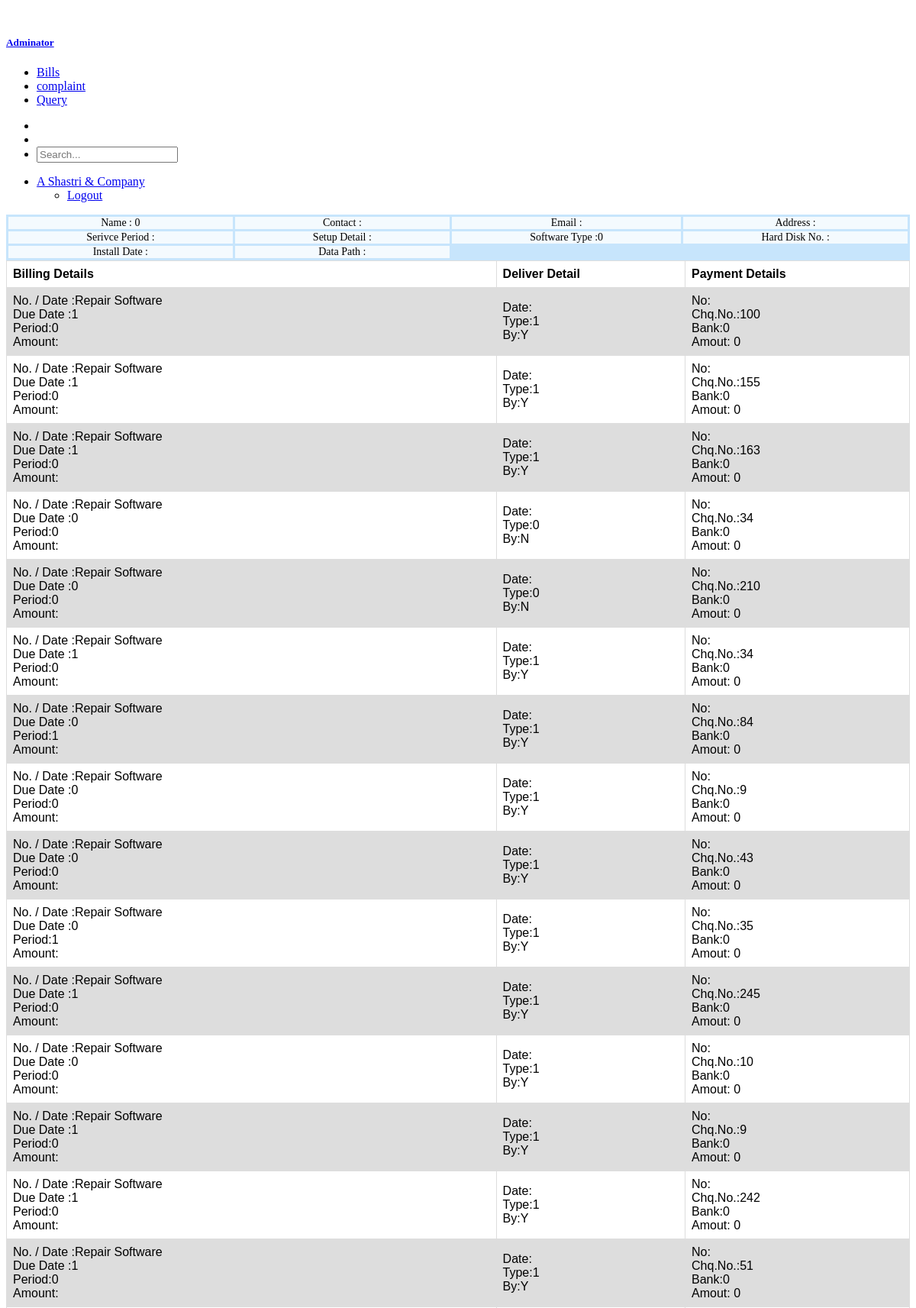
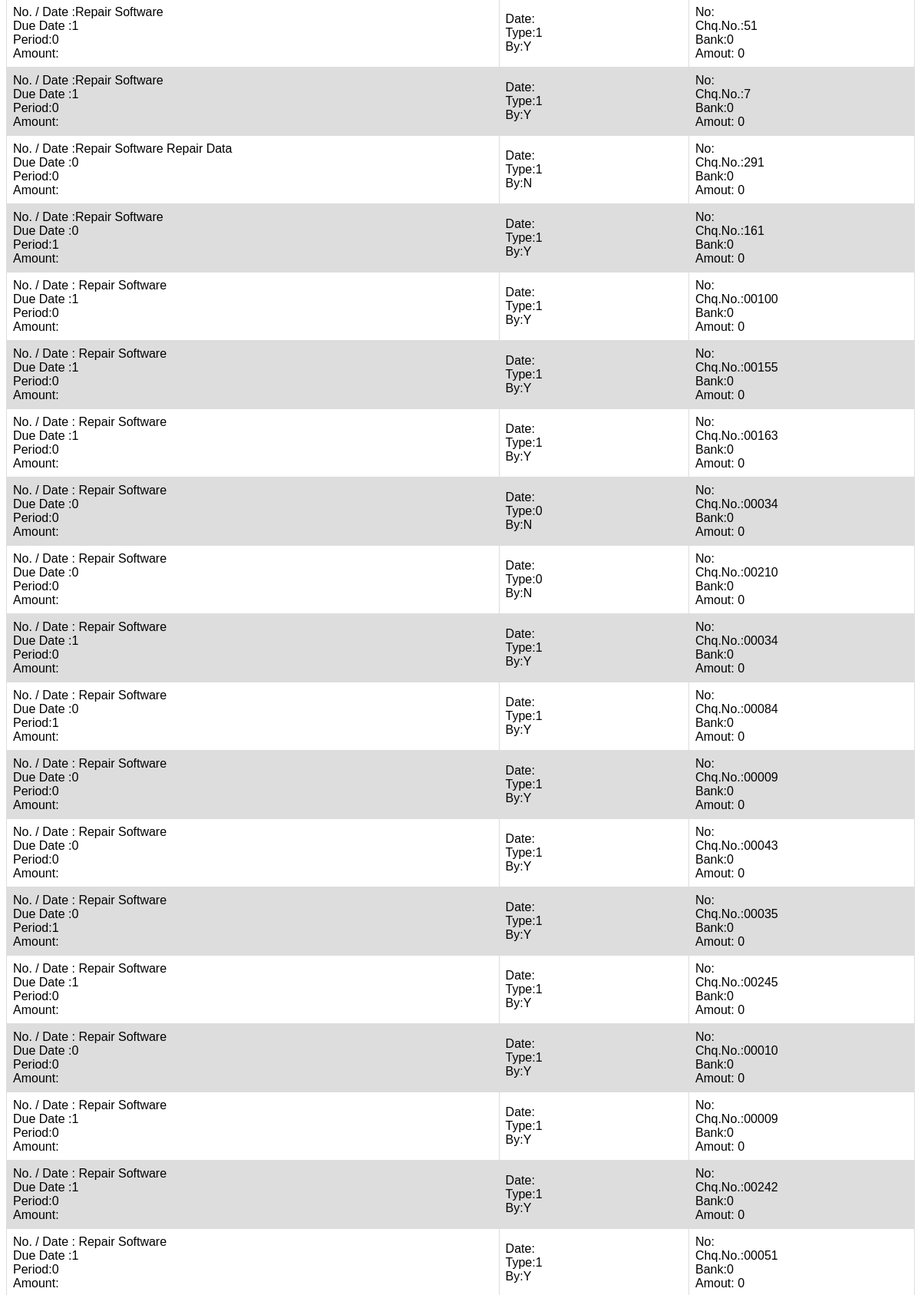
The app's page /client.php (signed in, upper part) with its own data (2 pictures, top to bottom).
### tables this page shows
CREATE TABLE `sambillingdetail` (
  `id` int(6) UNSIGNED NOT NULL,
  `billid` varchar(30) NOT NULL,
  `Receipt_No` varchar(30) NOT NULL,
  `Cheque_No` varchar(30) NOT NULL,
  `Cheque_Date` varchar(30) NOT NULL,
  `Bank_Name` varchar(100) NOT NULL,
  `Amount` varchar(100) NOT NULL,
  `Receipt_Remark` varchar(100) NOT NULL,
  `Receipt_Uploaded_By` varchar(100) NOT NULL,
  `CliId` varchar(100) NOT NULL,
  `CliSrNo` varchar(100) NOT NULL,
  `CliName` varchar(100) NOT NULL,
  `Bill_Year` varchar(100) NOT NULL,
  `Bill_No` varchar(100) NOT NULL,
  `Bill_Date` varchar(100) NOT NULL,
  `Due_Date` varchar(100) NOT NULL,
  `Period` varchar(100) NOT NULL,
  `Software_Type` varchar(100) NOT NULL,
  `Bill_Particular` varchar(100) NOT NULL,
  `Remark` varchar(100) NOT NULL,
  `Bill_Amount` varchar(100) NOT NULL,
  `Bill_Uploaded_By` varchar(100) NOT NULL,
  `Deliverd` varchar(100) NOT NULL,
  `Delivery_Type` varchar(100) NOT NULL,
  `Delivery_Hand` varchar(100) NOT NULL,
  `Delivery_Courier` varchar(100) NOT NULL,
  `Delivery_Email` varchar(100) NOT NULL,
  `Delivery_Not` varchar(100) NOT NULL,
  `Delivery_Date` varchar(100) NOT NULL,
  `Delivery_Remark` varchar(100) NOT NULL,
  `Delivery_Uploaded_By` varchar(100) NOT NULL,
  `Bill_Paid` varchar(100) NOT NULL,
  `UserPassword` varchar(100) NOT NULL,
  `CliEmail_Id` varchar(100) NOT NULL
);

### client.php (the view, shortened to what this page needs)
<?php session_start();
include('conn.php');
 $n = $_SESSION['CliName'];
 $id =$_SESSION['ClientId'];
 ?>
<!DOCTYPE html>
<html>
<head>
  <link href="http://www.arfeenkhan.com/coachstat/form/super/js/style.css" rel="stylesheet">
</head>
<body class="app">
  <div>
    <div class="sidebar">
      <div class="sidebar-inner">
        <div class="sidebar-logo">
          <div class="peers ai-c fxw-nw">
            <div class="peer peer-greed">
              <a class="sidebar-link td-n" href="index.html" class="td-n">
                <div class="peers ai-c fxw-nw">
                  <div class="peer">
                    <div class="logo">
                    </div>
                  </div>
                  <div class="peer peer-greed">
                    <h5 class="lh-1 mB-0 logo-text">Adminator</h5>
                  </div>
                </div>
              </a>
            </div>
          </div>
        </div>
        <ul class="sidebar-menu scrollable pos-r">
          <li class="nav-item mT-30 active">
            <a class="sidebar-link" href="#allbills" default>
              <span class="title" id="allbills">Bills</span>
            </a>
          </li>
            <li class="nav-item">
            <a class="sidebar-link" href="#complaintclk">
              <span class="title" id="complaintclk">complaint</span>
            </a>
          </li>
          <li class="nav-item">
            <a class="sidebar-link" href="#queryclck">
              <span class="title" id="queryclck">Query</span>
            </a>
          </li>
        </ul>
      </div>
    </div>
    <div class="page-container">
      <div class="header navbar">
        <div class="header-container">
          <ul class="nav-left">
            <li>
            </li>
            <li class="search-box">
            </li>
            <li class="search-input">
              <input class="form-control" type="text" placeholder="Search...">
            </li>
          </ul>
          <ul class="nav-right">
            <li class="dropdown">
              <a href="#" class="dropdown-toggle no-after peers fxw-nw ai-c lh-1" data-toggle="dropdown">
                <div class="peer">
                  <span class="fsz-sm c-grey-900"><?php  echo$n; ?></span>
                </div>
              </a>
              <ul class="dropdown-menu fsz-sm">
               <li>
                  <a href="logout.php" class="d-b td-n pY-5 bgcH-grey-100 c-grey-700">
                    <span>Logout</span>
                  </a>
                </li>
              </ul>
            </li>
          </ul>
        </div>
      </div>
      <main class="main-content bgc-grey-100">
         <?php
         $Query = "SELECT * FROM `sambillingdetail` WHERE CliId='$id'";
        $results = mysqli_query($conn, $Query);
        $row = mysqli_fetch_assoc($results);
        $Query2 = "SELECT * FROM `climaster` WHERE ClientId='$id'";
        $results2 = mysqli_query($conn, $Query2);
        $row2 = mysqli_fetch_assoc($results2);
?>
            <div  class="masonry-item col-12" id="billings">
                  <div class="grid-container">
                  <div class="item1">Name : <?php echo $row['CliName']; ?> </div>
                  <div class="item2">Contact :<?php echo $row2['Contact']; ?></div>
                  <div class="item3">Email :<?php echo $row2['Email']; ?></div>
                  <div class="item4">Address :<?php echo $row2['OfficeFlatNo']; echo $row2['Add1']; echo $row2['Area'];echo $row2['PinCode'];echo $row2['LandMark'];echo $row2['Busstopname']; ?></div>
                  <div class="item5">Serivce Period : </div>
                  <div class="item6">Setup Detail :<?php echo $row2['SetupName']; ?></div>
                  <div class="item7">Software Type :<?php echo $row['Software_Type']; ?></div>
                  <div class="item8">Hard Disk No. :<?php echo $row2['Hdno']; ?></div>
                  <div class="item4">Install Date : </div>
                  <div class="item5">Data Path : </div>
                </div>
                <table>
                  <tr>
                    <th>Billing Details</th>
                    <th>Deliver Detail</th>
                    <th>Payment Details</th>
                  </tr>
                  <?php
                 $qry = "SELECT * FROM `sambillingdetail` WHERE CliId='$id'";
                  $billresults = mysqli_query($conn, $qry);
                   while ($rowbill=mysqli_fetch_assoc($billresults))
                        {
                  ?>
                  <tr>
                    <td>
                      <label>No. / Date :<?php echo $rowbill['Bill_No']; ?></label><br>
                      <label>Due Date :<?php echo $rowbill['Due_Date']; ?></label><br>
                      <label>Period:<?php echo $rowbill['Period']; ?></label><br>
                      <label>Amount:<?php echo $rowbill['Bill_Amount']; ?></label>
                    </td>
                    <td>
                        <label>Date:<?php echo $rowbill['Delivery_Date']; ?></label><br>
                      <label>Type:<?php echo $rowbill['Delivery_Type']; ?></label><br>
                      <label>By:<?php echo $rowbill['Delivery_Uploaded_By']; ?></label>
                    </td>
                    <td>
                     <label>No:<?php echo $rowbill['Receipt_No']; ?></label><br>
                      <label>Chq.No.:<?php echo $rowbill['Cheque_No']; ?></label><br>
                      <label>Bank:<?php echo $rowbill['Bank_Name']; ?></label><br>
                      <label>Amout: <?php echo $rowbill['Amount']; ?></label>
                    </td>
                  </tr>
                  <?php } ?>
                </table>
            </div>
      </main>
    </div>
  </div>
</body>
</html>

### client.php (style rules this page uses)
.grid-container { display: grid; grid-template-columns: auto auto auto auto; grid-gap: 3px; background-color: #2196f340; padding: 3px; }
.grid-container > div { background-color: rgba(255, 255, 255, 0.8); text-align: center; padding: 0px 0; font-size: 14px; }
table { font-family: arial, sans-serif; border-collapse: collapse; width: 100%; }
td, th { border: 1px solid #dddddd; text-align: left; padding: 8px; }
tr:nth-child(even) { background-color: #dddddd; }

### records on screen
sambillingdetail: CliName "0", Software_Type "0", Bill_No "Repair Software", Due_Date "1", Period "0", Delivery_Type "1", Delivery_Uploaded_By "Y", Cheque_No "100", Bank_Name "0", Amount "0"
sambillingdetail: Bill_No "Repair Software", Due_Date "1", Period "0", Delivery_Type "1", Delivery_Uploaded_By "Y", Cheque_No "155", Bank_Name "0", Amount "0"
sambillingdetail: Bill_No "Repair Software", Due_Date "1", Period "0", Delivery_Type "1", Delivery_Uploaded_By "Y", Cheque_No "163", Bank_Name "0", Amount "0"
sambillingdetail: Bill_No "Repair Software", Due_Date "0", Period "0", Delivery_Type "0", Delivery_Uploaded_By "N", Cheque_No "34", Bank_Name "0", Amount "0"
sambillingdetail: Bill_No "Repair Software", Due_Date "0", Period "0", Delivery_Type "0", Delivery_Uploaded_By "N", Cheque_No "210", Bank_Name "0", Amount "0"
sambillingdetail: Bill_No "Repair Software", Due_Date "1", Period "0", Delivery_Type "1", Delivery_Uploaded_By "Y", Cheque_No "34", Bank_Name "0", Amount "0"
sambillingdetail: Bill_No "Repair Software", Due_Date "0", Period "1", Delivery_Type "1", Delivery_Uploaded_By "Y", Cheque_No "84", Bank_Name "0", Amount "0"
sambillingdetail: Bill_No "Repair Software", Due_Date "0", Period "0", Delivery_Type "1", Delivery_Uploaded_By "Y", Cheque_No "9", Bank_Name "0", Amount "0"
sambillingdetail: Bill_No "Repair Software", Due_Date "0", Period "0", Delivery_Type "1", Delivery_Uploaded_By "Y", Cheque_No "43", Bank_Name "0", Amount "0"
sambillingdetail: Bill_No "Repair Software", Due_Date "0", Period "1", Delivery_Type "1", Delivery_Uploaded_By "Y", Cheque_No "35", Bank_Name "0", Amount "0"
sambillingdetail: Bill_No "Repair Software", Due_Date "1", Period "0", Delivery_Type "1", Delivery_Uploaded_By "Y", Cheque_No "245", Bank_Name "0", Amount "0"
sambillingdetail: Bill_No "Repair Software", Due_Date "0", Period "0", Delivery_Type "1", Delivery_Uploaded_By "Y", Cheque_No "10", Bank_Name "0", Amount "0"
sambillingdetail: Bill_No "Repair Software", Due_Date "1", Period "0", Delivery_Type "1", Delivery_Uploaded_By "Y", Cheque_No "9", Bank_Name "0", Amount "0"
sambillingdetail: Bill_No "Repair Software", Due_Date "1", Period "0", Delivery_Type "1", Delivery_Uploaded_By "Y", Cheque_No "242", Bank_Name "0", Amount "0"
sambillingdetail: Bill_No "Repair Software", Due_Date "1", Period "0", Delivery_Type "1", Delivery_Uploaded_By "Y", Cheque_No "51", Bank_Name "0", Amount "0"
sambillingdetail: Bill_No "Repair Software", Due_Date "1", Period "0", Delivery_Type "1", Delivery_Uploaded_By "Y", Cheque_No "51", Bank_Name "0", Amount "0"
sambillingdetail: Bill_No "Repair Software", Due_Date "1", Period "0", Delivery_Type "1", Delivery_Uploaded_By "Y", Cheque_No "7", Bank_Name "0", Amount "0"
sambillingdetail: Bill_No "Repair Software Repair Data", Due_Date "0", Period "0", Delivery_Type "1", Delivery_Uploaded_By "N", Cheque_No "291", Bank_Name "0", Amount "0"
sambillingdetail: Bill_No "Repair Software", Due_Date "0", Period "1", Delivery_Type "1", Delivery_Uploaded_By "Y", Cheque_No "161", Bank_Name "0", Amount "0"
sambillingdetail: Bill_No "Repair Software", Due_Date "1", Period "0", Delivery_Type "1", Delivery_Uploaded_By "Y", Cheque_No "00100", Bank_Name "0", Amount "0"
sambillingdetail: Bill_No "Repair Software", Due_Date "1", Period "0", Delivery_Type "1", Delivery_Uploaded_By "Y", Cheque_No "00155", Bank_Name "0", Amount "0"
sambillingdetail: Bill_No "Repair Software", Due_Date "1", Period "0", Delivery_Type "1", Delivery_Uploaded_By "Y", Cheque_No "00163", Bank_Name "0", Amount "0"
sambillingdetail: Bill_No "Repair Software", Due_Date "0", Period "0", Delivery_Type "0", Delivery_Uploaded_By "N", Cheque_No "00034", Bank_Name "0", Amount "0"
sambillingdetail: Bill_No "Repair Software", Due_Date "0", Period "0", Delivery_Type "0", Delivery_Uploaded_By "N", Cheque_No "00210", Bank_Name "0", Amount "0"
sambillingdetail: Bill_No "Repair Software", Due_Date "1", Period "0", Delivery_Type "1", Delivery_Uploaded_By "Y", Cheque_No "00034", Bank_Name "0", Amount "0"
sambillingdetail: Bill_No "Repair Software", Due_Date "0", Period "1", Delivery_Type "1", Delivery_Uploaded_By "Y", Cheque_No "00084", Bank_Name "0", Amount "0"
sambillingdetail: Bill_No "Repair Software", Due_Date "0", Period "0", Delivery_Type "1", Delivery_Uploaded_By "Y", Cheque_No "00009", Bank_Name "0", Amount "0"
sambillingdetail: Bill_No "Repair Software", Due_Date "0", Period "0", Delivery_Type "1", Delivery_Uploaded_By "Y", Cheque_No "00043", Bank_Name "0", Amount "0"
sambillingdetail: Bill_No "Repair Software", Due_Date "0", Period "1", Delivery_Type "1", Delivery_Uploaded_By "Y", Cheque_No "00035", Bank_Name "0", Amount "0"
sambillingdetail: Bill_No "Repair Software", Due_Date "1", Period "0", Delivery_Type "1", Delivery_Uploaded_By "Y", Cheque_No "00245", Bank_Name "0", Amount "0"
sambillingdetail: Bill_No "Repair Software", Due_Date "0", Period "0", Delivery_Type "1", Delivery_Uploaded_By "Y", Cheque_No "00010", Bank_Name "0", Amount "0"
sambillingdetail: Bill_No "Repair Software", Due_Date "1", Period "0", Delivery_Type "1", Delivery_Uploaded_By "Y", Cheque_No "00009", Bank_Name "0", Amount "0"
sambillingdetail: Bill_No "Repair Software", Due_Date "1", Period "0", Delivery_Type "1", Delivery_Uploaded_By "Y", Cheque_No "00242", Bank_Name "0", Amount "0"
sambillingdetail: Bill_No "Repair Software", Due_Date "1", Period "0", Delivery_Type "1", Delivery_Uploaded_By "Y", Cheque_No "00051", Bank_Name "0", Amount "0"

### other values on screen
$n "A Shastri & Company"
